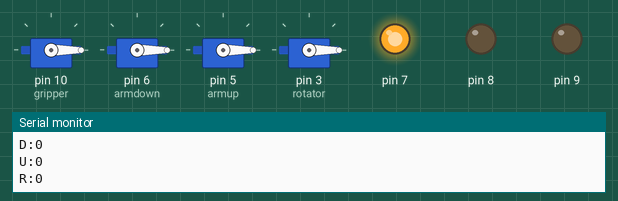
A sketch run on a simulated Arduino Uno, built with avr-gcc and run on an emulated ATmega328P. On the bench: 4 × servo, output pins drawn as LEDs (lit = HIGH), the last lines printed to the serial monitor.

Above: at 0.1 s.
At 2.1 s:
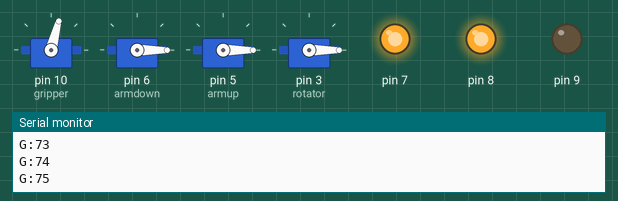
At 4.2 s:
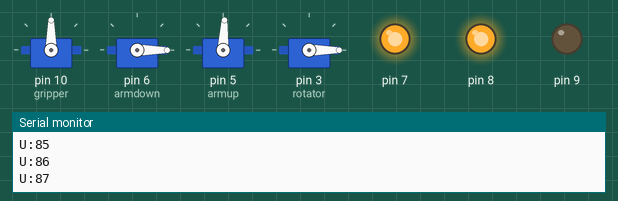
At 8.7 s:
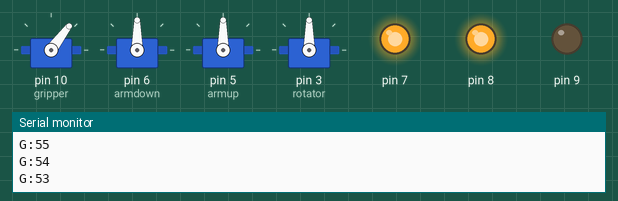
At 13.0 s:
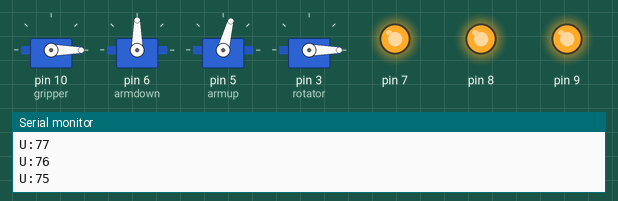
At 17.3 s:
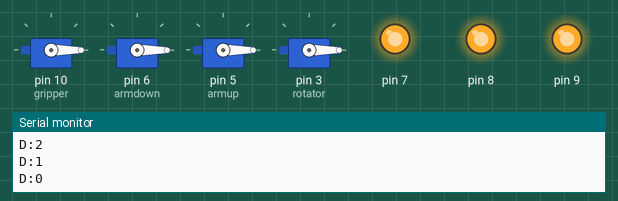
Timing chart, 0 to 22.5 s (numbered marks = the images above):
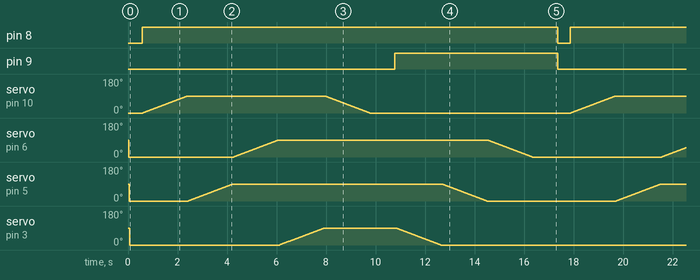

The sketch:

Mechanical_ARM.ino
```cpp
#include <Servo.h>

Servo gripper, armdown, armup, rotator;

int CG = 0, CAU = 0, CAD = 0, CR = 0;
int speed = 20;

void setup() {
  //serial
  Serial.begin(9600);

  //motor
  gripper.attach(10);
  armdown.attach(6);
  armup.attach(5);
  rotator.attach(3);

  //led
  pinMode(7, OUTPUT);
  pinMode(8, OUTPUT);
  pinMode(9, OUTPUT);

  //pose
  startpose();
}

void loop() {
  delay(500);
  firstPose();
  delay(1000);
  secondPose();
  delay(1000);

  digitalWrite(8, LOW);
  digitalWrite(9, LOW);
}

void startpose() {
  digitalWrite(7, HIGH);

  lowwrite(gripper, CG, 0, 'G');
  lowwrite(armdown, CAD, 0, 'D');
  lowwrite(armup, CAU, 0, 'U');
  lowwrite(rotator, CR, 0, 'R');
}

void firstPose() {
  digitalWrite(8, HIGH);

  lowwrite(gripper, CG, 90, 'G');
  lowwrite(armup, CAU, 90, 'U');
  lowwrite(armdown, CAD, 90, 'D');
  lowwrite(rotator, CR, 90, 'R');

  lowwrite(gripper, CG, 0, 'G');
}

void secondPose() {
  digitalWrite(9, HIGH);

  lowwrite(armup, CAU, 90, 'U');
  lowwrite(armdown, CAD, 90, 'D');
  lowwrite(rotator, CR, 0, 'R');
  lowwrite(gripper, CG, 0, 'G');
  lowwrite(armup, CAU, 0, 'U');
  lowwrite(armdown, CAD, 0, 'D');
}

void lowwrite(Servo& motor, int& local, int target, char label) {
  if (target > local) {

    for (int i = local; i <= target; i++) {

      motor.write(i);
      Serial.print(label);
      Serial.print(":");
      Serial.println(i);
      delay(speed);
    }

  } else {

    for (int i = local; i >= target; i--) {

      motor.write(i);
      Serial.print(label);
      Serial.print(":");
      Serial.println(i);
      delay(speed);
    }
  }
  local = target;
}
```

Measured:
- by itself, pin 8: alternates HIGH for 16.8 s and LOW for 0.50 s
- by itself, pin 9: alternates HIGH for 6.6 s and LOW for 10.7 s
